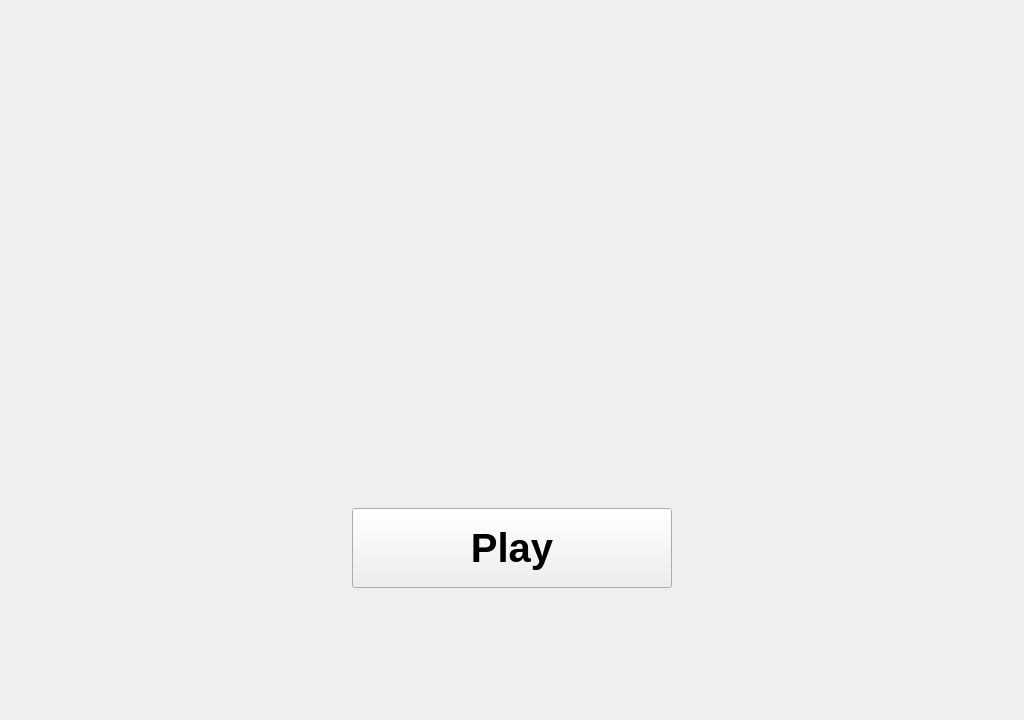
<?xml version="1.0" encoding="UTF-8"?>
<ui version="4.0">
    <class>GameStartWindow</class>
    <widget class="QWidget" name="GameStartWindow">
        <property name="enabled">
            <bool>true</bool>
        </property>
        <property name="geometry">
            <rect>
                <x>0</x>
                <y>0</y>
                <width>1024</width>
                <height>720</height>
            </rect>
        </property>
        <property name="sizePolicy">
            <sizepolicy hsizetype="Fixed" vsizetype="Fixed">
                <horstretch>0</horstretch>
                <verstretch>0</verstretch>
            </sizepolicy>
        </property>
        <property name="minimumSize">
            <size>
                <width>1024</width>
                <height>720</height>
            </size>
        </property>
        <property name="windowTitle">
            <string>Form</string>
        </property>
        <property name="windowIcon">
            <iconset resource="../../res/textures.qrc">
                <normaloff>:/svl/textures/icon.png</normaloff>:/svl/textures/icon.png
            </iconset>
        </property>
        <property name="autoFillBackground">
            <bool>false</bool>
        </property>
        <property name="styleSheet">
            <string notr="true"/>
        </property>
        <layout class="QVBoxLayout" name="verticalLayout_2">
            <item>
                <layout class="QVBoxLayout" name="verticalLayout">
                    <item>
                        <layout class="QHBoxLayout" name="horizontalLayout">
                            <item>
                                <widget class="QWidget" name="logo" native="true">
                                    <property name="sizePolicy">
                                        <sizepolicy hsizetype="Fixed" vsizetype="Fixed">
                                            <horstretch>0</horstretch>
                                            <verstretch>0</verstretch>
                                        </sizepolicy>
                                    </property>
                                    <property name="minimumSize">
                                        <size>
                                            <width>600</width>
                                            <height>330</height>
                                        </size>
                                    </property>
                                    <property name="styleSheet">
                                        <string notr="true">QWidget{border-image:url(:svl/textures/ui/logo.png);}
                                        </string>
                                    </property>
                                </widget>
                            </item>
                        </layout>
                    </item>
                    <item>
                        <spacer name="verticalSpacer">
                            <property name="orientation">
                                <enum>Qt::Vertical</enum>
                            </property>
                            <property name="sizeType">
                                <enum>QSizePolicy::Fixed</enum>
                            </property>
                            <property name="sizeHint" stdset="0">
                                <size>
                                    <width>20</width>
                                    <height>40</height>
                                </size>
                            </property>
                        </spacer>
                    </item>
                    <item>
                        <layout class="QHBoxLayout" name="horizontalLayout_2">
                            <item>
                                <spacer name="horizontalSpacer_2">
                                    <property name="orientation">
                                        <enum>Qt::Horizontal</enum>
                                    </property>
                                    <property name="sizeHint" stdset="0">
                                        <size>
                                            <width>40</width>
                                            <height>20</height>
                                        </size>
                                    </property>
                                </spacer>
                            </item>
                            <item>
                                <layout class="QHBoxLayout" name="horizontalLayout_3">
                                    <item>
                                        <widget class="QPushButton" name="button_0">
                                            <property name="sizePolicy">
                                                <sizepolicy hsizetype="Fixed" vsizetype="Fixed">
                                                    <horstretch>0</horstretch>
                                                    <verstretch>0</verstretch>
                                                </sizepolicy>
                                            </property>
                                            <property name="minimumSize">
                                                <size>
                                                    <width>320</width>
                                                    <height>80</height>
                                                </size>
                                            </property>
                                            <property name="font">
                                                <font>
                                                    <pointsize>30</pointsize>
                                                    <weight>75</weight>
                                                    <bold>true</bold>
                                                </font>
                                            </property>
                                            <property name="styleSheet">
                                                <string notr="true">
                                                    QPushButton{border-image:url(:svl/textures/ui/textBox.png);}
                                                </string>
                                            </property>
                                            <property name="text">
                                                <string>Play</string>
                                            </property>
                                        </widget>
                                    </item>
                                    <item>
                                        <spacer name="verticalSpacer_2">
                                            <property name="orientation">
                                                <enum>Qt::Vertical</enum>
                                            </property>
                                            <property name="sizeType">
                                                <enum>QSizePolicy::Maximum</enum>
                                            </property>
                                            <property name="sizeHint" stdset="0">
                                                <size>
                                                    <width>0</width>
                                                    <height>80</height>
                                                </size>
                                            </property>
                                        </spacer>
                                    </item>
                                </layout>
                            </item>
                            <item>
                                <spacer name="horizontalSpacer">
                                    <property name="orientation">
                                        <enum>Qt::Horizontal</enum>
                                    </property>
                                    <property name="sizeHint" stdset="0">
                                        <size>
                                            <width>40</width>
                                            <height>20</height>
                                        </size>
                                    </property>
                                </spacer>
                            </item>
                        </layout>
                    </item>
                </layout>
            </item>
        </layout>
    </widget>
    <resources>
        <include location="../../res/textures.qrc"/>
    </resources>
    <connections/>
</ui>
